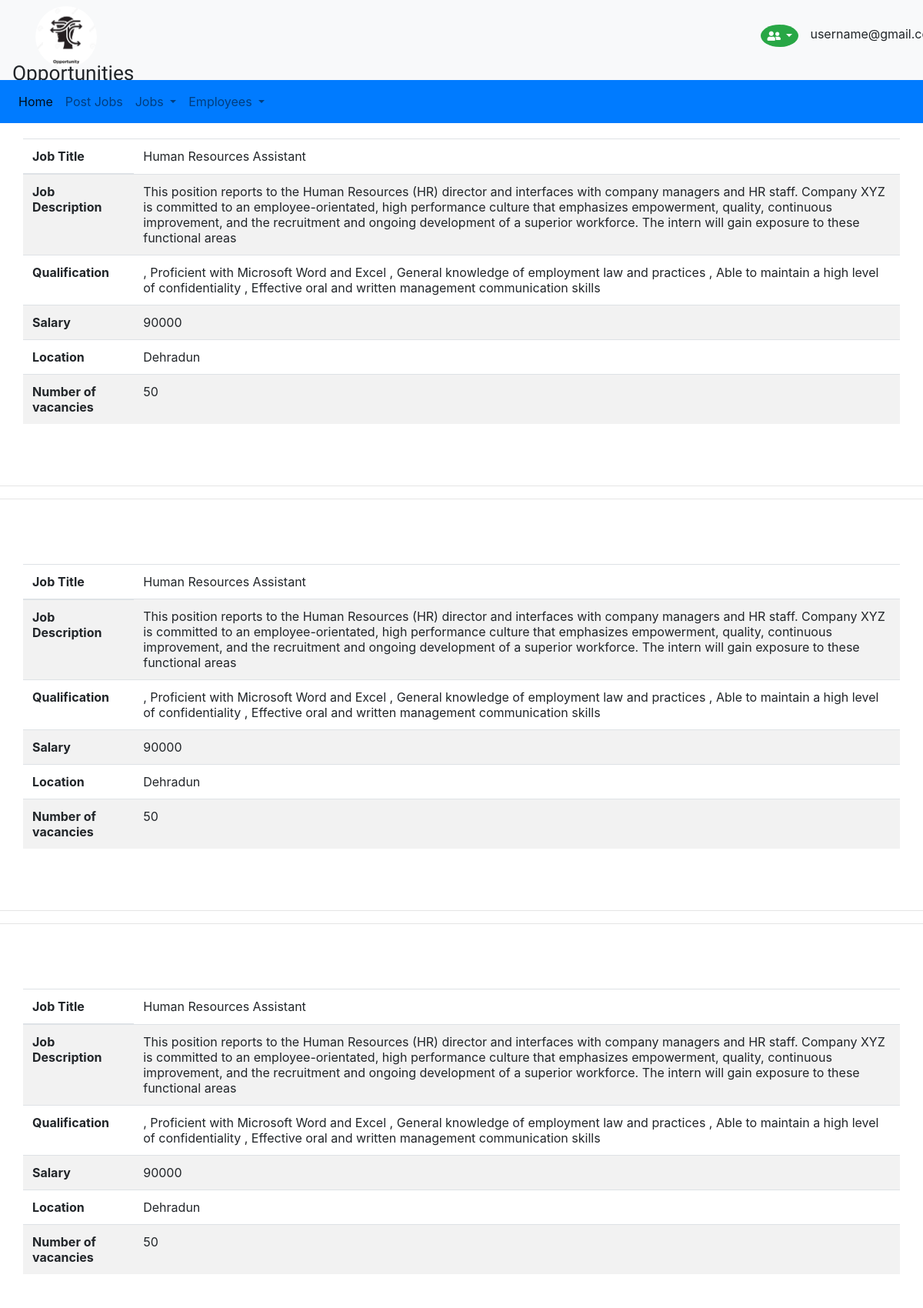
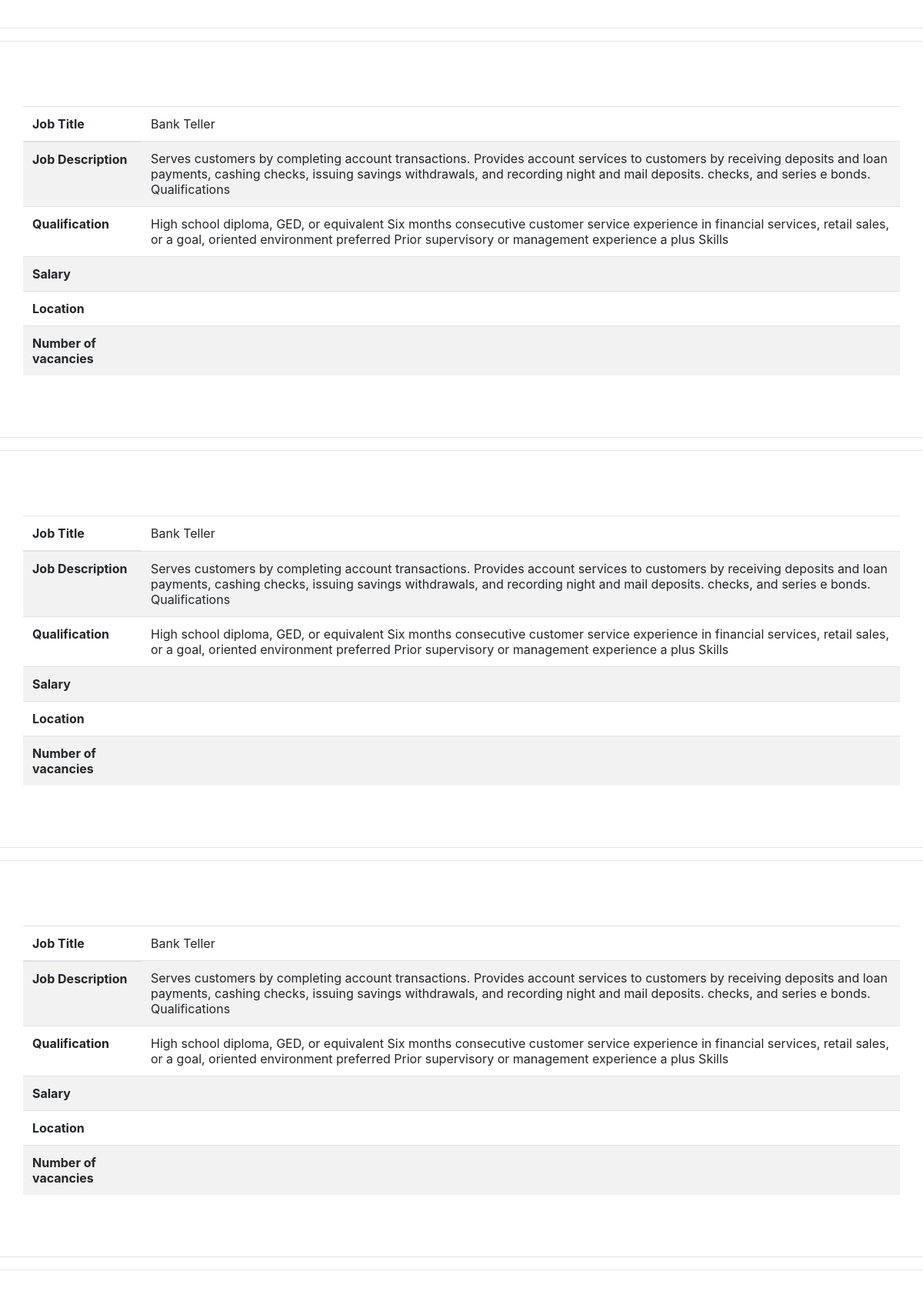
Page /jobs (upper part) on the committed database (2 pictures, top to bottom).
### tables this page shows
CREATE TABLE published_jobsPost(id INTEGER PRIMARY KEY AUTOINCREMENT, jobTitle TEXT, jobDesc TEXT,jobQual TEXT, jobSalary TEXT, jobLocation TEXT, jobVacancies TEXT);

### app.py (the view)
@app.route('/jobs', methods=['GET', 'POST'])
def jobs():
    conn = sqlite3.connect('JOB PORTAL.db')
    cur = conn.cursor()
    cur.execute("select * from published_jobsPost")
    rows = cur.fetchall()
    return render_template('jobs.html', rows=rows)

### templates/jobs.html (shortened to what this page needs)
<html lang="">
<head>
<link rel="stylesheet" href="https://stackpath.bootstrapcdn.com/bootstrap/4.3.1/css/bootstrap.min.css">
  <link rel="stylesheet" href="../static/css/Login.css">
  <link href="../static/fontawesome/css/all.css" rel="stylesheet">
</head>
<section id="title">
        <nav class="navbar navbar-expand-lg navbar-light bg-light">
            <h2><img src="../static/Images/Logo.jpg"><sub>  Opportunities</sub></h2>
            <div class="d-flex">
                <div class="dropdown col-md" style="margin-left: 800px;">
                    <button type="button" class="btn btn-success dropdown-toggle btn-sm my-2 my-sm-0 ml-auto" id="dropdownMenuOffset" data-toggle="dropdown" aria-haspopup="true" aria-expanded="false" data-offset="10,20" style="border-radius: 50%;border: none;">
                        <i class="fas fa-user-friends"></i>
                    </button>
                </div>
                <p style="">username@gmail.com</p>
            </div></nav>
    </section>
    <section id="Menu-bar">
        <nav class="navbar navbar-expand-lg navbar-light bg-primary">
            <div class="collapse navbar-collapse" id="navbarNavDropdown">
                <ul class="navbar-nav">
                    <li class="nav-item active">
                        <a class="nav-link" href="{{  url_for('index') }}">Home <span class="sr-only">(current)</span></a>
                    </li>
                    <li class="nav-item">
                        <a class="nav-link" href="{{  url_for('adminPanel') }}">Post Jobs</a>
                    </li>
                    <li class="nav-item dropdown">
                        <a class="nav-link dropdown-toggle" href="#" id="navbarDropdownMenuLink" role="button" data-toggle="dropdown" aria-haspopup="true" aria-expanded="false">
          Jobs
        </a>
                    </li>
                    <li class="nav-item dropdown">
                        <a class="nav-link dropdown-toggle" href="#" id="navbarDropdownMenuLink" role="button" data-toggle="dropdown" aria-haspopup="true" aria-expanded="false">
          Employees
        </a>
                    </li>
                </ul>
            </div>
        </nav>
    </section>
{% for row in rows %}
 <section id="Admin-Container1" style="margin-top:20px;">
        <div class="container-fluid">
            <div class="row-md">
                <div class="col">
                    <table class="table table-striped">
                        <thead>
                            <tr>
                                <th scope="col">Job Title</th>
                                <td>
                                   {{row[1]}}
                                </td>
                            </tr>
                        </thead>
                        <tbody>
                            <tr>
                                <th scope="row">Job Description</th>
                                <td>
                                   {{row[2]}}
                                </td>
                            </tr>
                            <tr>
                                <th scope="row">Qualification</th>
                                <td>
                                    {{row[3]}}
                                </td>
                            </tr>
                            <tr>
                                <th scope="row">Salary</th>
                                <td>
                                    {{row[4]}}
                                </td>
                            </tr>
                            <tr>
                                <th scope="row">Location</th>
                                <td>
                                    {{row[5]}}
                                </td>
                            </tr>
                            <tr>
                                <th scope="row">Number of vacancies</th>
                                <td>
                                    {{row[6]}}
                                </td>
                            </tr>
                        </tbody>
                    </table>
                </div>
            </div></div>
 </section>
    <br><br><hr><hr><br><br>
  {% endfor %}
    <br>
    <br>
</body>
</html>

### static/css/Login.css (style rules this page uses)
#title img { height: 80px; width:80px; border-radius: 45px; margin-left:30px; }
#title h2 { font-size: 35px; font-family: 'Indie Flower', cursive; }

### rows in the picture
published_jobsPost: jobTitle "Human Resources Assistant", jobDesc "This position reports to the Human Resources (HR) director and interfaces with company managers and HR staff. Company XYZ is committed to an employee-orientated, high performance culture that emphasizes empowerment, quality, continuous improvement, and the recruitment and ongoing development of a superior workforce. The intern will gain exposure to these functional areas", jobQual ", Proficient with Microsoft Word and Excel , General knowledge of employment law and practices , Able to maintain a high level of confidentiality , Effective oral and written management communication skills", jobSalary "90000", jobLocation "Dehradun", jobVacancies "50"
published_jobsPost: jobTitle "Human Resources Assistant", jobDesc "This position reports to the Human Resources (HR) director and interfaces with company managers and HR staff. Company XYZ is committed to an employee-orientated, high performance culture that emphasizes empowerment, quality, continuous improvement, and the recruitment and ongoing development of a superior workforce. The intern will gain exposure to these functional areas", jobQual ", Proficient with Microsoft Word and Excel , General knowledge of employment law and practices , Able to maintain a high level of confidentiality , Effective oral and written management communication skills", jobSalary "90000", jobLocation "Dehradun", jobVacancies "50"
published_jobsPost: jobTitle "Human Resources Assistant", jobDesc "This position reports to the Human Resources (HR) director and interfaces with company managers and HR staff. Company XYZ is committed to an employee-orientated, high performance culture that emphasizes empowerment, quality, continuous improvement, and the recruitment and ongoing development of a superior workforce. The intern will gain exposure to these functional areas", jobQual ", Proficient with Microsoft Word and Excel , General knowledge of employment law and practices , Able to maintain a high level of confidentiality , Effective oral and written management communication skills", jobSalary "90000", jobLocation "Dehradun", jobVacancies "50"
published_jobsPost: jobTitle "Bank Teller", jobDesc "Serves customers by completing account transactions. Provides account services to customers by receiving deposits and loan payments, cashing checks, issuing savings withdrawals, and recording night and mail deposits. checks, and series e bonds. Qualifications", jobQual "High school diploma, GED, or equivalent Six months consecutive customer service experience in financial services, retail sales, or a goal, oriented environment preferred Prior supervisory or management experience a plus Skills"
published_jobsPost: jobTitle "Bank Teller", jobDesc "Serves customers by completing account transactions. Provides account services to customers by receiving deposits and loan payments, cashing checks, issuing savings withdrawals, and recording night and mail deposits. checks, and series e bonds. Qualifications", jobQual "High school diploma, GED, or equivalent Six months consecutive customer service experience in financial services, retail sales, or a goal, oriented environment preferred Prior supervisory or management experience a plus Skills"
published_jobsPost: jobTitle "Bank Teller", jobDesc "Serves customers by completing account transactions. Provides account services to customers by receiving deposits and loan payments, cashing checks, issuing savings withdrawals, and recording night and mail deposits. checks, and series e bonds. Qualifications", jobQual "High school diploma, GED, or equivalent Six months consecutive customer service experience in financial services, retail sales, or a goal, oriented environment preferred Prior supervisory or management experience a plus Skills"
